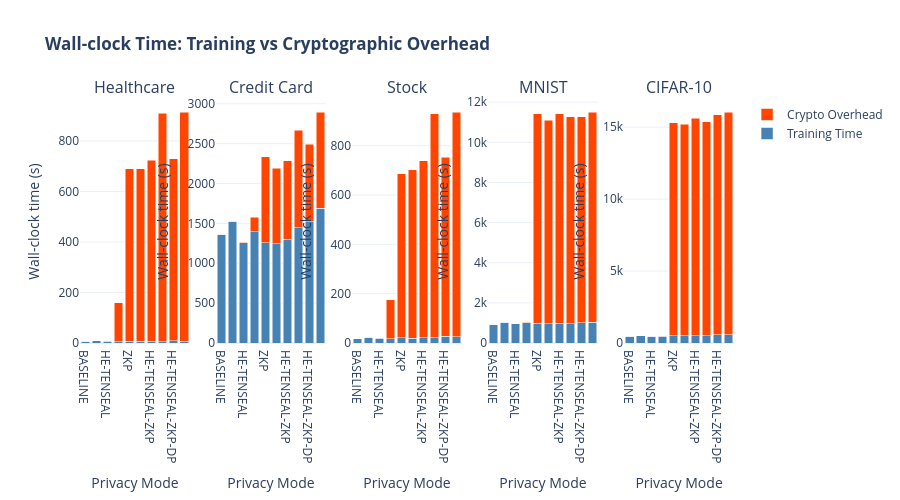

This figure's notebook cell:
### Markdown cell above
### 5.1 Execution Time Breakdown

### Code cell
# Stacked bar: training time vs cryptographic overhead (wall-clock, per run)
# Training Time = Total Time − Crypto Overhead (both correctly parallelism-adjusted)
# This shows how much of the total wall-clock is due to privacy operations.

n = len(ALL_DATASETS)
if n == 0:
    print("No datasets available.")
else:
    titles = [lbl for lbl, _ in ALL_DATASETS]
    fig = make_subplots(rows=1, cols=n, subplot_titles=titles)

    for col_idx, (label, df) in enumerate(ALL_DATASETS, start=1):
        d = df.copy()
        # Clamp to avoid negative training time if rounding
        d['Training Time (s)'] = d['Training Time (s)'].clip(lower=0)

        show_legend = (col_idx == 1)
        fig.add_trace(
            go.Bar(x=d['Mode'], y=d['Training Time (s)'],
                   name='Training Time', marker_color='steelblue',
                   showlegend=show_legend),
            row=1, col=col_idx
        )
        fig.add_trace(
            go.Bar(x=d['Mode'], y=d['Crypto Overhead (s)'],
                   name='Crypto Overhead', marker_color='orangered',
                   showlegend=show_legend),
            row=1, col=col_idx
        )
        fig.update_yaxes(title_text="Wall-clock time (s)", row=1, col=col_idx)
        fig.update_xaxes(title_text="Privacy Mode", row=1, col=col_idx)

    fig.update_layout(
        title_text='<b>Wall-clock Time: Training vs Cryptographic Overhead</b>',
        height=500,
        barmode='stack',
        template='plotly_white',
    )
    fig.show()

    # Print summary
    print("\n📊 Crypto overhead as % of total wall-clock time:")
    for label, df in ALL_DATASETS:
        print(f"\n  {label}:")
        for _, row in df.iterrows():
            pct = 100 * row['Crypto Overhead (s)'] / row['Total Time (s)'] if row['Total Time (s)'] > 0 else 0
            print(f"    {row['Mode']:<22}: {row['Total Time (s)']:6.1f}s total  |  {row['Crypto Overhead (s)']:6.2f}s crypto  ({pct:.1f}%)")

### Figure 1 — Plotly figure (JSON) as saved in the notebook; plotly's stock layout.template omitted (floating-point values rounded to 4 significant figures)
{"data": [{"marker": {"color": "steelblue"}, "name": "Training Time", "showlegend": true, "type": "bar", "x": ["BASELINE", "DP", "HE-TENSEAL", "HE-CONCRETE-TFHE", "ZKP", "ZKP-SAMPLED", "HE-TENSEAL-ZKP", "HE-CONCRETE-TFHE-ZKP", "HE-TENSEAL-ZKP-DP", "HE-CONCRETE-TFHE-ZKP-DP"], "xaxis": "x", "y": [6.711, 8.12, 6.293, 4.352, 6.474, 6.716, 6.404, 4.243, 8.292, 6.947], "yaxis": "y"}, {"marker": {"color": "orangered"}, "name": "Crypto Overhead", "showlegend": true, "type": "bar", "x": ["BASELINE", "DP", "HE-TENSEAL", "HE-CONCRETE-TFHE", "ZKP", "ZKP-SAMPLED", "HE-TENSEAL-ZKP", "HE-CONCRETE-TFHE-ZKP", "HE-TENSEAL-ZKP-DP", "HE-CONCRETE-TFHE-ZKP-DP"], "xaxis": "x", "y": [0.0, 0.007039, 3.544, 155.2, 683.0, 684.0, 717.2, 905.2, 721.6, 907.1], "yaxis": "y"}, {"marker": {"color": "steelblue"}, "name": "Training Time", "showlegend": false, "type": "bar", "x": ["BASELINE", "DP", "HE-TENSEAL", "HE-CONCRETE-TFHE", "ZKP", "ZKP-SAMPLED", "HE-TENSEAL-ZKP", "HE-CONCRETE-TFHE-ZKP", "HE-TENSEAL-ZKP-DP", "HE-CONCRETE-TFHE-ZKP-DP"], "xaxis": "x2", "y": [1364.0, 1529.0, 1258.0, 1393.0, 1255.0, 1246.0, 1303.0, 1447.0, 1523.0, 1687.0], "yaxis": "y2"}, {"marker": {"color": "orangered"}, "name": "Crypto Overhead", "showlegend": false, "type": "bar", "x": ["BASELINE", "DP", "HE-TENSEAL", "HE-CONCRETE-TFHE", "ZKP", "ZKP-SAMPLED", "HE-TENSEAL-ZKP", "HE-CONCRETE-TFHE-ZKP", "HE-TENSEAL-ZKP-DP", "HE-CONCRETE-TFHE-ZKP-DP"], "xaxis": "x2", "y": [0.0, 0.008557, 3.907, 186.2, 1078.0, 943.5, 981.2, 1223.0, 971.4, 1208.0], "yaxis": "y2"}, {"marker": {"color": "steelblue"}, "name": "Training Time", "showlegend": false, "type": "bar", "x": ["BASELINE", "DP", "HE-TENSEAL", "HE-CONCRETE-TFHE", "ZKP", "ZKP-SAMPLED", "HE-TENSEAL-ZKP", "HE-CONCRETE-TFHE-ZKP", "HE-TENSEAL-ZKP-DP", "HE-CONCRETE-TFHE-ZKP-DP"], "xaxis": "x3", "y": [16.82, 22.77, 18.63, 17.52, 21.67, 19.57, 21.32, 21.39, 28.3, 24.74], "yaxis": "y3"}, {"marker": {"color": "orangered"}, "name": "Crypto Overhead", "showlegend": false, "type": "bar", "x": ["BASELINE", "DP", "HE-TENSEAL", "HE-CONCRETE-TFHE", "ZKP", "ZKP-SAMPLED", "HE-TENSEAL-ZKP", "HE-CONCRETE-TFHE-ZKP", "HE-TENSEAL-ZKP-DP", "HE-CONCRETE-TFHE-ZKP-DP"], "xaxis": "x3", "y": [0.0, 0.006447, 3.647, 158.2, 664.7, 683.0, 717.0, 908.3, 725.7, 911.2], "yaxis": "y3"}, {"marker": {"color": "steelblue"}, "name": "Training Time", "showlegend": false, "type": "bar", "x": ["BASELINE", "DP", "HE-TENSEAL", "HE-CONCRETE-TFHE", "ZKP", "ZKP-SAMPLED", "HE-TENSEAL-ZKP", "HE-CONCRETE-TFHE-ZKP", "HE-TENSEAL-ZKP-DP", "HE-CONCRETE-TFHE-ZKP-DP"], "xaxis": "x4", "y": [908.2, 1027.0, 961.7, 1015.0, 994.5, 953.1, 973.5, 962.4, 1012.0, 1032.0], "yaxis": "y4"}, {"marker": {"color": "orangered"}, "name": "Crypto Overhead", "showlegend": false, "type": "bar", "x": ["BASELINE", "DP", "HE-TENSEAL", "HE-CONCRETE-TFHE", "ZKP", "ZKP-SAMPLED", "HE-TENSEAL-ZKP", "HE-CONCRETE-TFHE-ZKP", "HE-TENSEAL-ZKP-DP", "HE-CONCRETE-TFHE-ZKP-DP"], "xaxis": "x4", "y": [0.0, 0.02404, 4.882, 28.28, 10430.0, 10150.0, 10440.0, 10320.0, 10260.0, 10470.0], "yaxis": "y4"}, {"marker": {"color": "steelblue"}, "name": "Training Time", "showlegend": false, "type": "bar", "x": ["BASELINE", "DP", "HE-TENSEAL", "HE-CONCRETE-TFHE", "ZKP", "ZKP-SAMPLED", "HE-TENSEAL-ZKP", "HE-CONCRETE-TFHE-ZKP", "HE-TENSEAL-ZKP-DP", "HE-CONCRETE-TFHE-ZKP-DP"], "xaxis": "x5", "y": [462.5, 514.4, 472.6, 479.2, 500.0, 501.9, 513.9, 490.3, 558.9, 578.2], "yaxis": "y5"}, {"marker": {"color": "orangered"}, "name": "Crypto Overhead", "showlegend": false, "type": "bar", "x": ["BASELINE", "DP", "HE-TENSEAL", "HE-CONCRETE-TFHE", "ZKP", "ZKP-SAMPLED", "HE-TENSEAL-ZKP", "HE-CONCRETE-TFHE-ZKP", "HE-TENSEAL-ZKP-DP", "HE-CONCRETE-TFHE-ZKP-DP"], "xaxis": "x5", "y": [0.0, 0.07426, 5.214, 28.52, 14820.0, 14690.0, 15110.0, 14880.0, 15290.0, 15460.0], "yaxis": "y5"}], "layout": {"annotations": [{"font": {"size": 16}, "showarrow": false, "text": "Healthcare", "x": 0.084, "xanchor": "center", "xref": "paper", "y": 1, "yanchor": "bottom", "yref": "paper"}, {"font": {"size": 16}, "showarrow": false, "text": "Credit Card", "x": 0.292, "xanchor": "center", "xref": "paper", "y": 1, "yanchor": "bottom", "yref": "paper"}, {"font": {"size": 16}, "showarrow": false, "text": "Stock", "x": 0.5, "xanchor": "center", "xref": "paper", "y": 1, "yanchor": "bottom", "yref": "paper"}, {"font": {"size": 16}, "showarrow": false, "text": "MNIST", "x": 0.708, "xanchor": "center", "xref": "paper", "y": 1, "yanchor": "bottom", "yref": "paper"}, {"font": {"size": 16}, "showarrow": false, "text": "CIFAR-10", "x": 0.916, "xanchor": "center", "xref": "paper", "y": 1, "yanchor": "bottom", "yref": "paper"}], "barmode": "stack", "height": 500, "title": {"text": "<b>Wall-clock Time: Training vs Cryptographic Overhead</b>"}, "xaxis": {"anchor": "y", "domain": [0, 0.168], "title": {"text": "Privacy Mode"}}, "xaxis2": {"anchor": "y2", "domain": [0.208, 0.376], "title": {"text": "Privacy Mode"}}, "xaxis3": {"anchor": "y3", "domain": [0.416, 0.584], "title": {"text": "Privacy Mode"}}, "xaxis4": {"anchor": "y4", "domain": [0.624, 0.792], "title": {"text": "Privacy Mode"}}, "xaxis5": {"anchor": "y5", "domain": [0.832, 1], "title": {"text": "Privacy Mode"}}, "yaxis": {"anchor": "x", "domain": [0, 1], "title": {"text": "Wall-clock time (s)"}}, "yaxis2": {"anchor": "x2", "domain": [0, 1], "title": {"text": "Wall-clock time (s)"}}, "yaxis3": {"anchor": "x3", "domain": [0, 1], "title": {"text": "Wall-clock time (s)"}}, "yaxis4": {"anchor": "x4", "domain": [0, 1], "title": {"text": "Wall-clock time (s)"}}, "yaxis5": {"anchor": "x5", "domain": [0, 1], "title": {"text": "Wall-clock time (s)"}}}}
